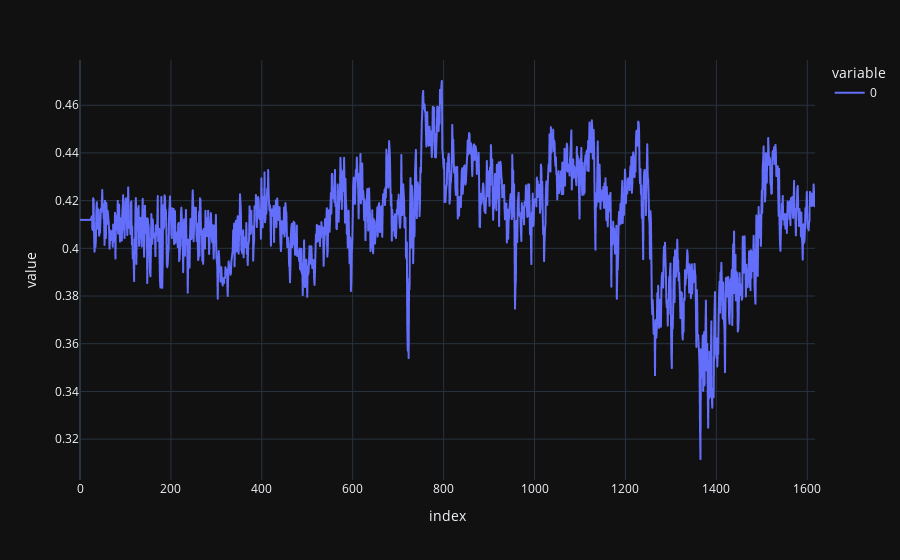

Write notebook code for a chart like this one.
### Code cell
f = px.line(p.pose_data[0]['joints3d'][:,23,1])
f.show()

### Figure 1 — Plotly figure (JSON) as saved in the notebook; plotly's stock layout.template omitted (floating-point values rounded to 4 significant figures; data arrays with more than 128 entries replaced by an {"elided": "..."} marker saying what was removed)
{"data": [{"hovertemplate": "variable=0<br>index=%{x}<br>value=%{y}<extra></extra>", "legendgroup": "0", "line": {"color": "#636efa", "dash": "solid"}, "marker": {"symbol": "circle"}, "mode": "lines", "name": "0", "showlegend": true, "type": "scattergl", "x": {"elided": "1618 int values"}, "xaxis": "x", "y": {"elided": "1618 float values"}, "yaxis": "y"}], "layout": {"legend": {"title": {"text": "variable"}, "tracegroupgap": 0}, "margin": {"t": 60}, "xaxis": {"anchor": "y", "domain": [0, 1], "title": {"text": "index"}}, "yaxis": {"anchor": "x", "domain": [0, 1], "title": {"text": "value"}}}}
